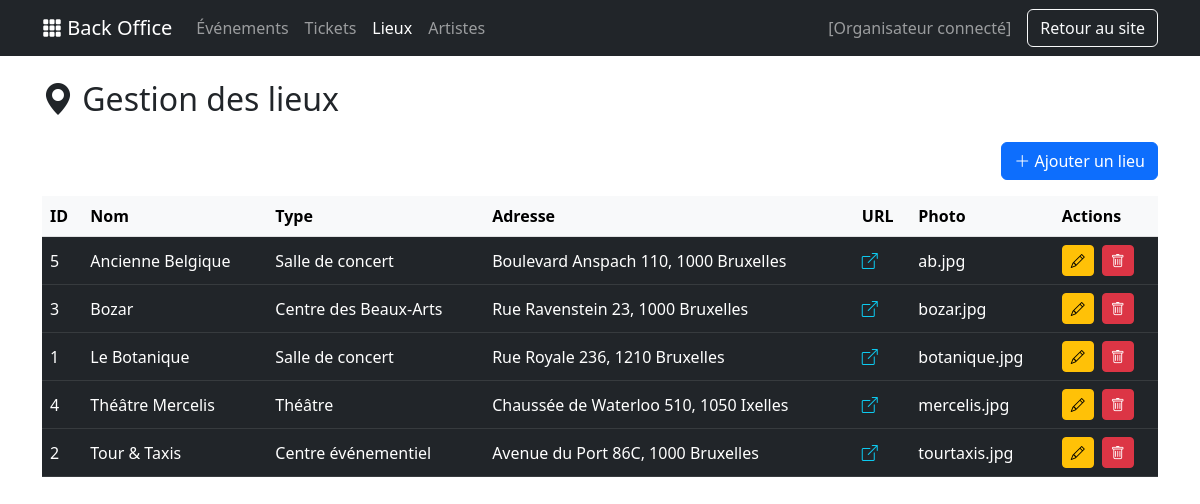
The page /admin/venues.php on the database its author committed.
### tables this page shows
CREATE TABLE IF NOT EXISTS venue (
  id_venue INT AUTO_INCREMENT PRIMARY KEY,
  nom VARCHAR(255) NOT NULL,
  type VARCHAR(100),
  adresse VARCHAR(255),
  url VARCHAR(255),
  photo VARCHAR(255)
);

### admin/venues.php (the view, shortened to what this page needs)
<?php
include '../config.php';
include '../includes/navbar_admin.php';
$venues = $pdo->query("SELECT * FROM Venue ORDER BY nom")->fetchAll();
?>
<div class="container my-4">
    <h2 class="mb-4"><i class="bi bi-geo-alt-fill"></i> Gestion des lieux</h2>
    <div class="mb-3 text-end">
        <a href="venue_form.php" class="btn btn-primary">
            <i class="bi bi-plus-lg"></i> Ajouter un lieu
        </a>
    </div>
    <div class="table-responsive">
        <table class="table table-dark table-hover align-middle">
            <thead class="table-light">
                <tr>
                    <th>ID</th>
                    <th>Nom</th>
                    <th>Type</th>
                    <th>Adresse</th>
                    <th>URL</th>
                    <th>Photo</th>
                    <th>Actions</th>
                </tr>
            </thead>
            <tbody>
            <?php foreach ($venues as $venue): ?>
                <tr>
                    <td><?= $venue['id_venue'] ?></td>
                    <td><?= htmlspecialchars($venue['nom']) ?></td>
                    <td><?= htmlspecialchars($venue['type']) ?></td>
                    <td><?= htmlspecialchars($venue['adresse']) ?></td>
                    <td>
                        <?php if ($venue['url']): ?>
                        <a href="<?= htmlspecialchars($venue['url']) ?>" target="_blank" class="text-info">
                            <i class="bi bi-box-arrow-up-right"></i>
                        </a>
                        <?php endif; ?>
                    </td>
                    <td><?= htmlspecialchars($venue['photo']) ?></td>
                    <td>
                        <div class="d-flex gap-2">
                            <a href="venue_form.php?id=<?= $venue['id_venue'] ?>" class="btn btn-warning btn-sm" data-bs-toggle="tooltip" title="Modifier ce lieu">
                                <i class="bi bi-pencil"></i>
                            </a>
                            <a href="delete_confirm.php?type=venue&id=<?= $venue['id_venue'] ?>" class="btn btn-danger btn-sm" data-bs-toggle="tooltip" title="Supprimer ce lieu">
                                <i class="bi bi-trash"></i>
                            </a>
                        </div>
                    </td>
                </tr>
            <?php endforeach; ?>
            </tbody>
        </table>
    </div>
</div>
</body>
</html>

### rows shown on the page
venue: id_venue "5", nom "Ancienne Belgique", type "Salle de concert", adresse "Boulevard Anspach 110, 1000 Bruxelles", photo "ab.jpg"
venue: id_venue "3", nom "Bozar", type "Centre des Beaux-Arts", adresse "Rue Ravenstein 23, 1000 Bruxelles", photo "bozar.jpg"
venue: id_venue "1", nom "Le Botanique", type "Salle de concert", adresse "Rue Royale 236, 1210 Bruxelles", photo "botanique.jpg"
venue: id_venue "4", nom "Théâtre Mercelis", type "Théâtre", adresse "Chaussée de Waterloo 510, 1050 Ixelles", photo "mercelis.jpg"
venue: id_venue "2", nom "Tour & Taxis", type "Centre événementiel", adresse "Avenue du Port 86C, 1000 Bruxelles", photo "tourtaxis.jpg"
